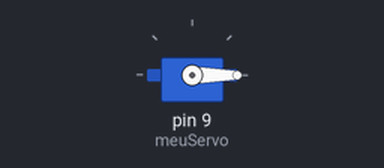
Recording of a sketch running on a simulated Arduino Uno, built with avr-gcc and run on an emulated ATmega328P. On the bench: servo.

Above: at 0.05 s.
At 1.5 s:
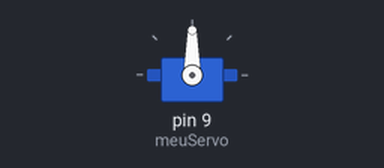
At 3.0 s:
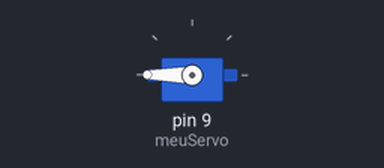
Timing chart, 0 to 5.9 s (numbered marks = the images above):
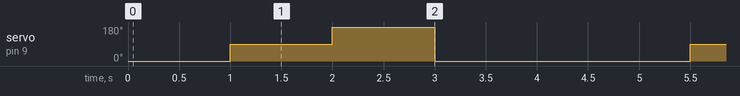

The sketch:

teste_rapido_angulos_servos.ino
```cpp
#include <Servo.h>

// Cria um objeto para controlar o servo
Servo meuServo;

void setup() {
  // Conecta o objeto do servo ao pino digital 9
  meuServo.attach(9);
}

void loop() {
  // Vai para 0 graus
  meuServo.write(0);
  delay(1000); // Aguarda 1 segundo

  // Vai para 90 graus
  meuServo.write(90);
  delay(1000);

  // Vai para 180 graus
  meuServo.write(180);
  delay(1000);

  // Zera novamente (volta para 0)
  meuServo.write(0);
  delay(1500); // Aguarda um pouco mais antes de recomeçar o ciclo
}
```

Measured:
- by itself, servo on pin 9 (meuServo): repeats every 4.5 s: 180° 1.0 s, 0° 2.5 s, 90° 1.0 s
